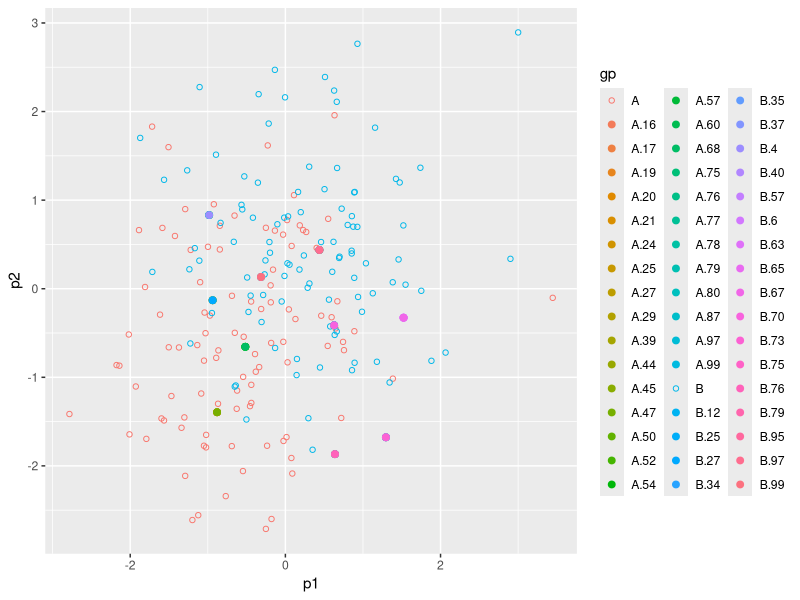

This chart was generated by the following R code:
## ---- chunk 1
library(dplyr)
library(tidyr)
library(stringr)
library(ggplot2)
library(class)
## ---- chunk 2
# seed for random data generation
global_seed <- 21789 # runif(1)*1e6)
# number of training observations
n_train <- 100
# number of test observations
n_test <- 10
# group A normal distribution mean and standard deviation
gpA_mu_sd <- c(-0.5, 1)
# groupd B normal distribution mean and standard deviation
gpB_mu_sd <- c(0.5, 1)
## ---- chunk 3
set.seed(global_seed)
gpA = data.frame(gp = "A", 
                 p1 = rnorm(n_train, mean=gpA_mu_sd[1], sd=gpA_mu_sd[2]), 
                 p2 = rnorm(n_train, mean=gpA_mu_sd[1], sd=gpA_mu_sd[2]), 
                 stringsAsFactors = FALSE)
gpB = data.frame(gp = "B", 
                 p1 = rnorm(n_train, mean=gpB_mu_sd[1], sd=gpB_mu_sd[2]), 
                 p2 = rnorm(n_train, mean=gpB_mu_sd[1], sd=gpB_mu_sd[2]), 
                 stringsAsFactors = FALSE)
train = bind_rows(gpA, gpB)
# ggplot(train, aes(p1, p2, col=gp)) + geom_point()
## ---- chunk 4
set.seed(global_seed + 1) # +1 enables generation of different test data to train
test_Xp <- data.frame(p1 = rnorm(n_test, mean=-0.5), p2 = rnorm(n_test, mean=-0.5), stringsAsFactors = FALSE)
groups <- data.frame(gp = paste("y_hat", seq(1, n_test), sep = ""), stringsAsFactors = FALSE)
test <- cbind(test_Xp, groups)
## ---- chunk 5
knn_func <- function(train, test, k, seed=round(runif(1)*1e6)){
  # calculate euclidean distances
  distances <- dist(rbind(test, train)) %>% as.matrix()
  colnames(distances) <- rownames(distances) <- c(test[["gp"]], train[["gp"]])
  n_test <- nrow(test)
  
  # selects nearest k neighbours
  knn_predict <- function(){
    set.seed(seed) # used to randomly select ties
    distances[,1:n_test] %>% as.data.frame() %>% mutate(gp = rownames(.)) %>% 
      gather("y_hat", "dist", contains("y_hat")) %>% 
      filter(!str_detect(gp, "y_hat")) %>% 
      group_by(y_hat) %>% 
      top_n(-k) %>% 
      # randomly choose between ties
      count(gp) %>% 
      mutate(n = n + runif(1)) %>% 
      filter(n == max(n)) %>% 
      mutate(n = round(n))
  }
  
  # run `knn_predict()` and put predictions in same order as `test` input
  knn_pred <- knn_predict() %>% select(-n) %>% 
    mutate(pred_no = str_replace_all(y_hat, "y_hat", "") %>% as.numeric()) %>% arrange(pred_no)
  
  plotr <- left_join(knn_pred, test %>% rename(y_hat = gp))
  plot <- ggplot() + geom_point(data = train, aes(p1, p2, col=gp), shape=1) +
    geom_point(data = plotr, aes(p1, p2, col=gp), size=2)
  
  list(knn_pred %>% pull(gp), plot)
}
## ---- chunk 6
knn_func_results <- knn_func(train, test, k=5)
knn_func_results
## ---- chunk 7
set.seed(global_seed)
train_X <- train %>% select(p1, p2)
train_y <- train %>% pull(gp)

knn_results <- knn(train_X, test[,-3], train_y, 5)

data.frame(knn_func_results[[1]], knn_results) %>% mutate(same_result = .[,1] == .[,2])
